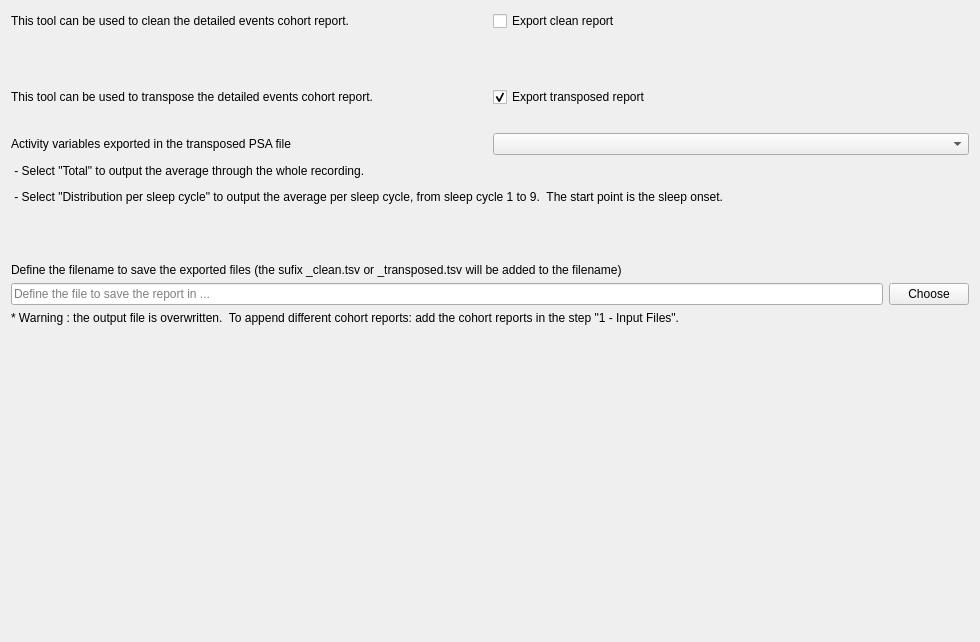
<?xml version="1.0" encoding="UTF-8"?>
<ui version="4.0">
 <class>OutputFileStep</class>
 <widget class="QWidget" name="OutputFileStep">
  <property name="geometry">
   <rect>
    <x>0</x>
    <y>0</y>
    <width>980</width>
    <height>642</height>
   </rect>
  </property>
  <property name="windowTitle">
   <string/>
  </property>
  <property name="layoutDirection">
   <enum>Qt::LeftToRight</enum>
  </property>
  <property name="styleSheet">
   <string>font: 12pt &quot;Roboto&quot;;</string>
  </property>
  <layout class="QHBoxLayout" name="horizontalLayout_3">
   <item>
    <layout class="QVBoxLayout" name="verticalLayout">
     <item>
      <layout class="QHBoxLayout" name="horizontalLayout">
       <item>
        <widget class="QLabel" name="label_3">
         <property name="minimumSize">
          <size>
           <width>350</width>
           <height>0</height>
          </size>
         </property>
         <property name="maximumSize">
          <size>
           <width>16777215</width>
           <height>16777215</height>
          </size>
         </property>
         <property name="text">
          <string>This tool can be used to clean the detailed events cohort report.</string>
         </property>
        </widget>
       </item>
       <item>
        <widget class="QCheckBox" name="export_raw_checkBox">
         <property name="maximumSize">
          <size>
           <width>16777215</width>
           <height>16777215</height>
          </size>
         </property>
         <property name="toolTip">
          <string>Check to export PSA activity of selected channels only (same format as the input PSA file).</string>
         </property>
         <property name="text">
          <string>Export clean report</string>
         </property>
        </widget>
       </item>
      </layout>
     </item>
     <item>
      <spacer name="verticalSpacer">
       <property name="orientation">
        <enum>Qt::Vertical</enum>
       </property>
       <property name="sizeType">
        <enum>QSizePolicy::Fixed</enum>
       </property>
       <property name="sizeHint" stdset="0">
        <size>
         <width>40</width>
         <height>50</height>
        </size>
       </property>
      </spacer>
     </item>
     <item>
      <layout class="QHBoxLayout" name="horizontalLayout_2">
       <item>
        <widget class="QLabel" name="label_8">
         <property name="minimumSize">
          <size>
           <width>350</width>
           <height>0</height>
          </size>
         </property>
         <property name="maximumSize">
          <size>
           <width>16777215</width>
           <height>16777215</height>
          </size>
         </property>
         <property name="text">
          <string>This tool can be used to transpose the detailed events cohort report.</string>
         </property>
        </widget>
       </item>
       <item>
        <widget class="QCheckBox" name="export_transpose_checkBox">
         <property name="maximumSize">
          <size>
           <width>16777215</width>
           <height>16777215</height>
          </size>
         </property>
         <property name="toolTip">
          <string>Check to export the transposed PSA file. The format is one sujet per row and the selected channels (including ROIs) and frequency bands are packed as additional columns. </string>
         </property>
         <property name="text">
          <string>Export transposed report</string>
         </property>
         <property name="checked">
          <bool>true</bool>
         </property>
        </widget>
       </item>
      </layout>
     </item>
     <item>
      <spacer name="verticalSpacer_4">
       <property name="orientation">
        <enum>Qt::Vertical</enum>
       </property>
       <property name="sizeType">
        <enum>QSizePolicy::Fixed</enum>
       </property>
       <property name="sizeHint" stdset="0">
        <size>
         <width>20</width>
         <height>20</height>
        </size>
       </property>
      </spacer>
     </item>
     <item>
      <layout class="QGridLayout" name="gridLayout">
       <item row="2" column="0" colspan="2">
        <widget class="QLabel" name="label_5">
         <property name="minimumSize">
          <size>
           <width>0</width>
           <height>20</height>
          </size>
         </property>
         <property name="text">
          <string> - Select &quot;Total&quot; to output the average through the whole recording.</string>
         </property>
        </widget>
       </item>
       <item row="3" column="0" colspan="2">
        <widget class="QLabel" name="label_7">
         <property name="minimumSize">
          <size>
           <width>0</width>
           <height>20</height>
          </size>
         </property>
         <property name="text">
          <string> - Select &quot;Distribution per sleep cycle&quot; to output the average per sleep cycle, from sleep cycle 1 to 9.  The start point is the sleep onset.</string>
         </property>
        </widget>
       </item>
       <item row="0" column="0">
        <widget class="QLabel" name="label">
         <property name="minimumSize">
          <size>
           <width>0</width>
           <height>20</height>
          </size>
         </property>
         <property name="maximumSize">
          <size>
           <width>16777215</width>
           <height>16777215</height>
          </size>
         </property>
         <property name="text">
          <string>Activity variables exported in the transposed PSA file</string>
         </property>
        </widget>
       </item>
       <item row="0" column="1">
        <widget class="QComboBox" name="activity_comboBox">
         <property name="maximumSize">
          <size>
           <width>16777215</width>
           <height>16777215</height>
          </size>
         </property>
        </widget>
       </item>
      </layout>
     </item>
     <item>
      <spacer name="verticalSpacer_2">
       <property name="orientation">
        <enum>Qt::Vertical</enum>
       </property>
       <property name="sizeType">
        <enum>QSizePolicy::Fixed</enum>
       </property>
       <property name="sizeHint" stdset="0">
        <size>
         <width>20</width>
         <height>50</height>
        </size>
       </property>
      </spacer>
     </item>
     <item>
      <layout class="QGridLayout" name="gridLayout_3">
       <item row="0" column="0" colspan="2">
        <widget class="QLabel" name="label_2">
         <property name="text">
          <string>Define the filename to save the exported files (the sufix _clean.tsv or _transposed.tsv will be added to the filename)</string>
         </property>
        </widget>
       </item>
       <item row="1" column="0">
        <widget class="QLineEdit" name="filename_lineEdit">
         <property name="maximumSize">
          <size>
           <width>16777215</width>
           <height>16777215</height>
          </size>
         </property>
         <property name="inputMask">
          <string/>
         </property>
         <property name="text">
          <string/>
         </property>
         <property name="placeholderText">
          <string>Define the file to save the report in ...</string>
         </property>
        </widget>
       </item>
       <item row="1" column="1">
        <widget class="QPushButton" name="choose_pushButton">
         <property name="maximumSize">
          <size>
           <width>150</width>
           <height>16777215</height>
          </size>
         </property>
         <property name="text">
          <string>Choose</string>
         </property>
        </widget>
       </item>
      </layout>
     </item>
     <item>
      <widget class="QLabel" name="label_4">
       <property name="text">
        <string>* Warning : the output file is overwritten.  To append different cohort reports: add the cohort reports in the step &quot;1 - Input Files&quot;.</string>
       </property>
      </widget>
     </item>
     <item>
      <spacer name="verticalSpacer_3">
       <property name="orientation">
        <enum>Qt::Vertical</enum>
       </property>
       <property name="sizeType">
        <enum>QSizePolicy::Expanding</enum>
       </property>
       <property name="sizeHint" stdset="0">
        <size>
         <width>20</width>
         <height>10</height>
        </size>
       </property>
      </spacer>
     </item>
    </layout>
   </item>
  </layout>
 </widget>
 <resources>
  <include location="../../../../../scinodes_poc/src/main/python/ui/themes/themes.qrc"/>
 </resources>
 <connections>
  <connection>
   <sender>choose_pushButton</sender>
   <signal>clicked()</signal>
   <receiver>OutputFileStep</receiver>
   <slot>choose_button_slot()</slot>
   <hints>
    <hint type="sourcelabel">
     <x>662</x>
     <y>341</y>
    </hint>
    <hint type="destinationlabel">
     <x>372</x>
     <y>192</y>
    </hint>
   </hints>
  </connection>
  <connection>
   <sender>export_transpose_checkBox</sender>
   <signal>clicked()</signal>
   <receiver>OutputFileStep</receiver>
   <slot>export_transposed_checkbox_slot()</slot>
   <hints>
    <hint type="sourcelabel">
     <x>507</x>
     <y>101</y>
    </hint>
    <hint type="destinationlabel">
     <x>361</x>
     <y>249</y>
    </hint>
   </hints>
  </connection>
 </connections>
 <slots>
  <slot>choose_button_slot()</slot>
  <slot>export_transposed_checkbox_slot()</slot>
 </slots>
</ui>
